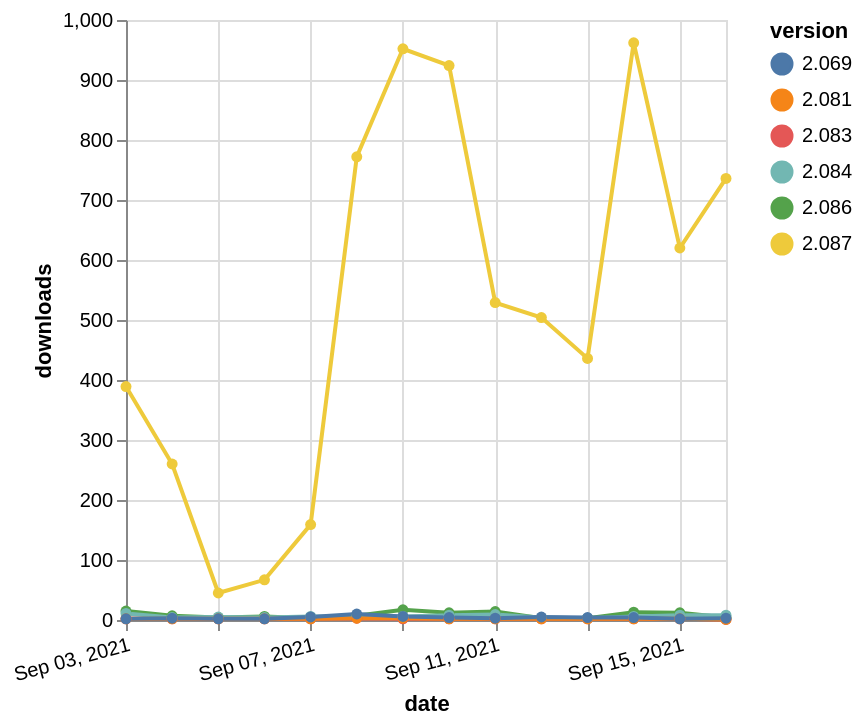

Source (Vega-Lite JSON):
### Vega-Lite specification from a JSON file in a GitHub repository (floating-point values rounded to 4 significant figures)
{"$schema": "https://vega.github.io/schema/vega-lite/v5.json", "description": "A simple bar chart with embedded data.", "data": {"values": [{"date": "2021-09-03", "total": 24598, "delta": 15, "version": "2.086"}, {"date": "2021-09-04", "total": 24605, "delta": 7, "version": "2.086"}, {"date": "2021-09-05", "total": 24609, "delta": 4, "version": "2.086"}, {"date": "2021-09-06", "total": 24615, "delta": 6, "version": "2.086"}, {"date": "2021-09-07", "total": 24618, "delta": 3, "version": "2.086"}, {"date": "2021-09-08", "total": 24625, "delta": 7, "version": "2.086"}, {"date": "2021-09-09", "total": 24642, "delta": 17, "version": "2.086"}, {"date": "2021-09-10", "total": 24654, "delta": 12, "version": "2.086"}, {"date": "2021-09-11", "total": 24668, "delta": 14, "version": "2.086"}, {"date": "2021-09-12", "total": 24671, "delta": 3, "version": "2.086"}, {"date": "2021-09-13", "total": 24674, "delta": 3, "version": "2.086"}, {"date": "2021-09-14", "total": 24687, "delta": 13, "version": "2.086"}, {"date": "2021-09-15", "total": 24699, "delta": 12, "version": "2.086"}, {"date": "2021-09-16", "total": 24703, "delta": 4, "version": "2.086"}, {"date": "2021-09-03", "total": 2747, "delta": 2, "version": "2.083"}, {"date": "2021-09-04", "total": 2749, "delta": 2, "version": "2.083"}, {"date": "2021-09-05", "total": 2751, "delta": 2, "version": "2.083"}, {"date": "2021-09-06", "total": 2753, "delta": 2, "version": "2.083"}, {"date": "2021-09-07", "total": 2755, "delta": 2, "version": "2.083"}, {"date": "2021-09-08", "total": 2758, "delta": 3, "version": "2.083"}, {"date": "2021-09-09", "total": 2760, "delta": 2, "version": "2.083"}, {"date": "2021-09-10", "total": 2762, "delta": 2, "version": "2.083"}, {"date": "2021-09-11", "total": 2764, "delta": 2, "version": "2.083"}, {"date": "2021-09-12", "total": 2766, "delta": 2, "version": "2.083"}, {"date": "2021-09-13", "total": 2768, "delta": 2, "version": "2.083"}, {"date": "2021-09-14", "total": 2770, "delta": 2, "version": "2.083"}, {"date": "2021-09-15", "total": 2772, "delta": 2, "version": "2.083"}, {"date": "2021-09-16", "total": 2773, "delta": 1, "version": "2.083"}, {"date": "2021-09-03", "total": 46590, "delta": 11, "version": "2.084"}, {"date": "2021-09-04", "total": 46594, "delta": 4, "version": "2.084"}, {"date": "2021-09-05", "total": 46599, "delta": 5, "version": "2.084"}, {"date": "2021-09-06", "total": 46603, "delta": 4, "version": "2.084"}, {"date": "2021-09-07", "total": 46609, "delta": 6, "version": "2.084"}, {"date": "2021-09-08", "total": 46615, "delta": 6, "version": "2.084"}, {"date": "2021-09-09", "total": 46621, "delta": 6, "version": "2.084"}, {"date": "2021-09-10", "total": 46629, "delta": 8, "version": "2.084"}, {"date": "2021-09-11", "total": 46638, "delta": 9, "version": "2.084"}, {"date": "2021-09-12", "total": 46642, "delta": 4, "version": "2.084"}, {"date": "2021-09-13", "total": 46645, "delta": 3, "version": "2.084"}, {"date": "2021-09-14", "total": 46651, "delta": 6, "version": "2.084"}, {"date": "2021-09-15", "total": 46659, "delta": 8, "version": "2.084"}, {"date": "2021-09-16", "total": 46667, "delta": 8, "version": "2.084"}, {"date": "2021-09-03", "total": 18221, "delta": 2, "version": "2.081"}, {"date": "2021-09-04", "total": 18223, "delta": 2, "version": "2.081"}, {"date": "2021-09-05", "total": 18225, "delta": 2, "version": "2.081"}, {"date": "2021-09-06", "total": 18227, "delta": 2, "version": "2.081"}, {"date": "2021-09-07", "total": 18229, "delta": 2, "version": "2.081"}, {"date": "2021-09-08", "total": 18232, "delta": 3, "version": "2.081"}, {"date": "2021-09-09", "total": 18235, "delta": 3, "version": "2.081"}, {"date": "2021-09-10", "total": 18237, "delta": 2, "version": "2.081"}, {"date": "2021-09-11", "total": 18239, "delta": 2, "version": "2.081"}, {"date": "2021-09-12", "total": 18241, "delta": 2, "version": "2.081"}, {"date": "2021-09-13", "total": 18243, "delta": 2, "version": "2.081"}, {"date": "2021-09-14", "total": 18245, "delta": 2, "version": "2.081"}, {"date": "2021-09-15", "total": 18247, "delta": 2, "version": "2.081"}, {"date": "2021-09-16", "total": 18248, "delta": 1, "version": "2.081"}, {"date": "2021-09-03", "total": 114522, "delta": 389, "version": "2.087"}, {"date": "2021-09-04", "total": 114782, "delta": 260, "version": "2.087"}, {"date": "2021-09-05", "total": 114827, "delta": 45, "version": "2.087"}, {"date": "2021-09-06", "total": 114894, "delta": 67, "version": "2.087"}, {"date": "2021-09-07", "total": 115053, "delta": 159, "version": "2.087"}, {"date": "2021-09-08", "total": 115825, "delta": 772, "version": "2.087"}, {"date": "2021-09-09", "total": 116777, "delta": 952, "version": "2.087"}, {"date": "2021-09-10", "total": 117701, "delta": 924, "version": "2.087"}, {"date": "2021-09-11", "total": 118230, "delta": 529, "version": "2.087"}, {"date": "2021-09-12", "total": 118734, "delta": 504, "version": "2.087"}, {"date": "2021-09-13", "total": 119170, "delta": 436, "version": "2.087"}, {"date": "2021-09-14", "total": 120132, "delta": 962, "version": "2.087"}, {"date": "2021-09-15", "total": 120752, "delta": 620, "version": "2.087"}, {"date": "2021-09-16", "total": 121488, "delta": 736, "version": "2.087"}, {"date": "2021-09-03", "total": 30395, "delta": 2, "version": "2.069"}, {"date": "2021-09-04", "total": 30398, "delta": 3, "version": "2.069"}, {"date": "2021-09-05", "total": 30400, "delta": 2, "version": "2.069"}, {"date": "2021-09-06", "total": 30402, "delta": 2, "version": "2.069"}, {"date": "2021-09-07", "total": 30407, "delta": 5, "version": "2.069"}, {"date": "2021-09-08", "total": 30417, "delta": 10, "version": "2.069"}, {"date": "2021-09-09", "total": 30423, "delta": 6, "version": "2.069"}, {"date": "2021-09-10", "total": 30427, "delta": 4, "version": "2.069"}, {"date": "2021-09-11", "total": 30430, "delta": 3, "version": "2.069"}, {"date": "2021-09-12", "total": 30435, "delta": 5, "version": "2.069"}, {"date": "2021-09-13", "total": 30439, "delta": 4, "version": "2.069"}, {"date": "2021-09-14", "total": 30443, "delta": 4, "version": "2.069"}, {"date": "2021-09-15", "total": 30445, "delta": 2, "version": "2.069"}, {"date": "2021-09-16", "total": 30448, "delta": 3, "version": "2.069"}]}, "width": "container", "mark": {"type": "line", "point": {"filled": true}}, "encoding": {"x": {"field": "date", "type": "temporal", "timeUnit": "yearmonthdate", "title": "date", "axis": {"labelAngle": -15}}, "y": {"field": "delta", "type": "quantitative", "title": "downloads"}, "color": {"field": "version", "type": "nominal"}, "tooltip": {"field": "delta"}}}
